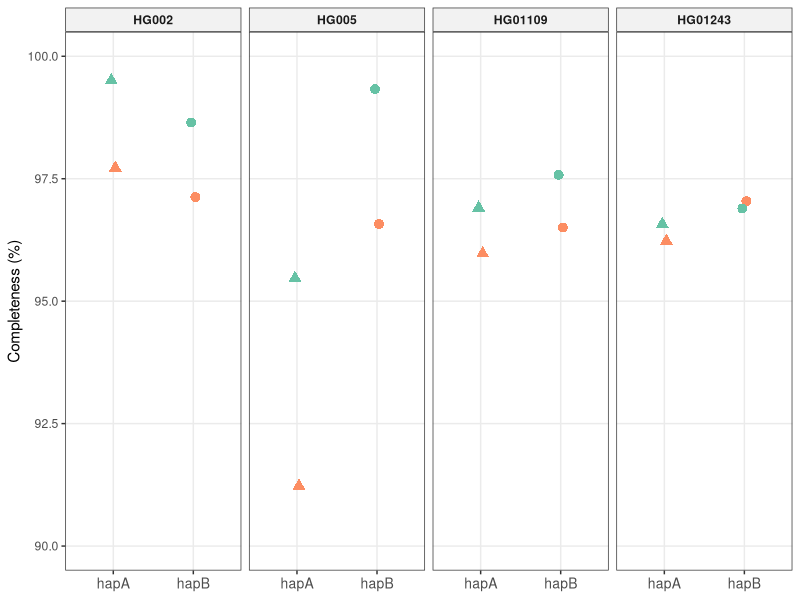
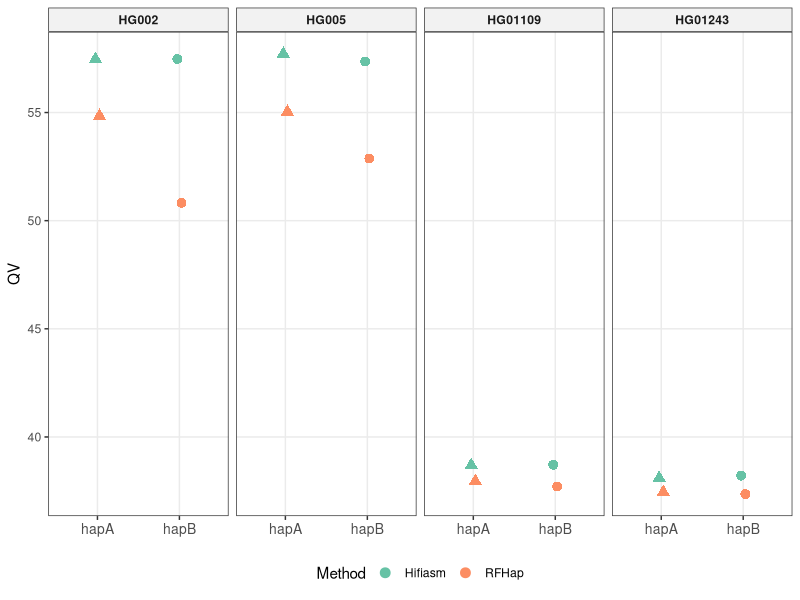
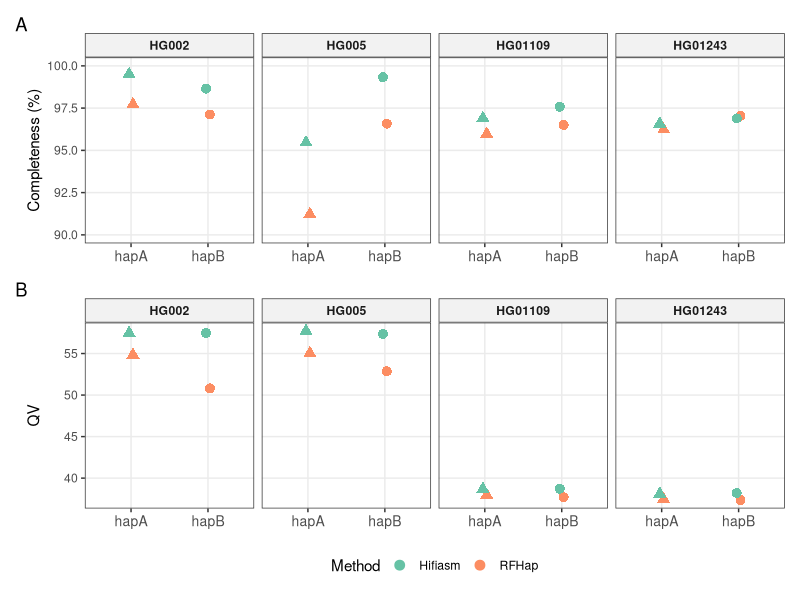

Generate these figures, in order, with R:
## ---- chunk 1
library(tidyr)
library(dplyr)
library(ggplot2)
## ---- chunk 2
df <- read.table("kmer_completness.tsv", header = TRUE, sep = "\t")
## ---- chunk 3

df2 <- df %>%
  mutate(
    Haplotype = ifelse(grepl("hapA", Assembly), "hapA", "hapB"),
    Parent = case_when(
      grepl("^mom", Kmer_set_used) ~ "mom",
      grepl("^dad", Kmer_set_used) ~ "dad"
    ),
    Dataset = factor(Dataset,
                     levels = c("HG002","HG005","HG01109","HG01243")),
    Haplotype = factor(Haplotype, levels = c("hapA","hapB")),
    Method = factor(Method, levels = c("Hifiasm", "RFHap"))
  )

head(df2)
## ---- chunk 4
completness_plot = ggplot(
  df2,
  aes(
    x = Haplotype,
    y = Completeness,
    group = interaction(Method, Dataset, Haplotype),
    shape = Parent,
    color = Method
  )
) +
  geom_line(linewidth = 0.6) +   
  geom_point(size = 3, ,
    position = position_dodge(width = 0.1)) +                           
  facet_grid(. ~ Dataset) +
  scale_y_continuous(limits = c(90, 100)) +
  scale_color_brewer(palette = "Set2") +
  labs(
    y = "Completeness (%)",
    x = NULL,
    shape = "Hapmer set",
    color = "Method"
  ) +
  theme_bw() +
  theme(
    panel.grid.minor = element_blank(),
    strip.background = element_rect(fill = "grey95"),
    axis.text.x = element_text(size = 10),
    strip.text = element_text(face = "bold"), legend.position = "none"
  )
completness_plot
## ---- chunk 5
kmer_qv <- read.table("kmer_qv.tsv", header = TRUE, sep = "\t")
kmer_qv = kmer_qv %>% mutate(Assembly = sub("\\..*", "", Assembly))

kmer_qv
## ---- chunk 6
qv_plot = ggplot(
  kmer_qv,
  aes(
    x = Assembly,
    y = QV,
    color = Method,
    shape = Assembly,
    group = interaction(Method, Dataset, Assembly)
  )
) +
  geom_point(
    size = 3,
    position = position_dodge(width = 0.1)
  ) +
  facet_grid(. ~ Dataset) +
  scale_shape_manual(
    values = c(
      "hapA" = 17,  # triángulo
      "hapB" = 16   # círculo
    )
  ) + 
  scale_color_brewer(palette = "Set2") +
  labs(
    y = "QV",
    x = NULL,
    color = "Method",
    shape = "Haplotype"
  ) +
  theme_bw() +
  theme(
    panel.grid.minor = element_blank(),
    strip.background = element_rect(fill = "grey95"),
    axis.text.x = element_text(size = 10),
    strip.text = element_text(face = "bold"), legend.position = "bottom"
  ) + guides(shape = "none")

qv_plot
## ---- chunk 7
library(patchwork)

png("kmer_metrics.png", res = 150, width = 1000, height = 1000)
(completness_plot / qv_plot) + plot_annotation(tag_levels = "A")
dev.off()
